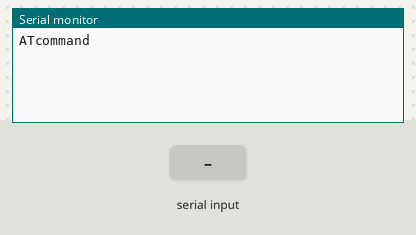
Recording of a sketch running on a simulated Arduino Uno, built with avr-gcc and run on an emulated ATmega328P. Shown: the last lines printed to the serial monitor. Inputs (shaded band) come from the test bench.

Above: at 1.2 s.
1.3 s: "1" received over the second serial link
At 1.9 s:
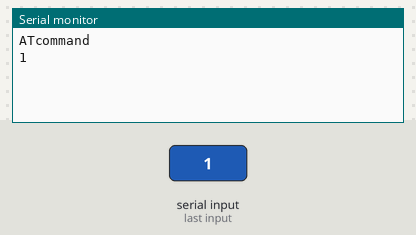
2.8 s: "0" received over the second serial link
At 4.3 s:
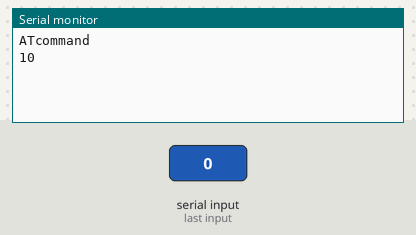

The sketch:

hs06_setting.ino
```cpp
// 시리얼통신 라이브러리 호출
#include <SoftwareSerial.h>

// 실제 블루투스 모듈의 rx/tx의 핀을 아두이노에 반대로 꽂기
int blueTx = 3;   // Tx (보내는핀 설정)
int blueRx = 2;   // Rx (받는핀 설정)

// 시리얼 통신을 위한 객체선언
SoftwareSerial mySerial(blueRx, blueTx);

void setup()
{
  // DEFAULT: 9600
  Serial.begin(115200);   // 시리얼모니터
  mySerial.begin(115200); // 블루투스 시리얼
  Serial.println("ATcommand");
}

// AT command를 활용하여 블루투스 모듈을 셋팅하기 위한 코드
void loop()
{
  if (mySerial.available()) {
    Serial.write(mySerial.read());  //블루투스측 내용을 시리얼모니터에 출력
  }
  if (Serial.available()) {
    mySerial.write(Serial.read());  //시리얼 모니터 내용을 블루추스 측에 WRITE
  }
}
```

Measured:
- after the input at 1.3 s, the serial monitor: prints a new line at once (image 1)
- after the input at 2.8 s, the serial monitor: prints a new line at once (image 2)
